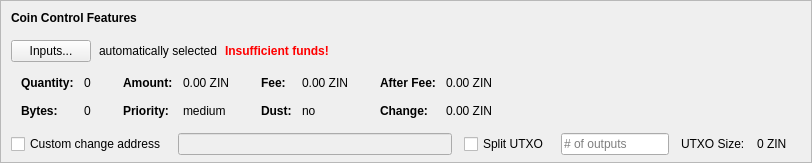
    <widget class="QFrame" name="frameCoinControl">
     <property name="sizePolicy">
      <sizepolicy hsizetype="Expanding" vsizetype="Expanding">
       <horstretch>0</horstretch>
       <verstretch>0</verstretch>
      </sizepolicy>
     </property>
     <property name="maximumSize">
      <size>
       <width>16777215</width>
       <height>16777215</height>
      </size>
     </property>
     <property name="frameShape">
      <enum>QFrame::StyledPanel</enum>
     </property>
     <property name="frameShadow">
      <enum>QFrame::Sunken</enum>
     </property>
     <layout class="QVBoxLayout" name="verticalLayoutCoinControl2">
      <property name="spacing">
       <number>0</number>
      </property>
      <property name="leftMargin">
       <number>0</number>
      </property>
      <property name="topMargin">
       <number>0</number>
      </property>
      <property name="rightMargin">
       <number>0</number>
      </property>
      <property name="bottomMargin">
       <number>6</number>
      </property>
      <item>
       <layout class="QVBoxLayout" name="verticalLayoutCoinControl" stretch="0,0,0,0,1">
        <property name="spacing">
         <number>0</number>
        </property>
        <property name="leftMargin">
         <number>10</number>
        </property>
        <property name="topMargin">
         <number>10</number>
        </property>
        <item>
         <layout class="QHBoxLayout" name="horizontalLayoutCoinControl1">
          <property name="bottomMargin">
           <number>15</number>
          </property>
          <item>
           <widget class="QLabel" name="labelCoinControlFeatures">
            <property name="sizePolicy">
             <sizepolicy hsizetype="Preferred" vsizetype="Maximum">
              <horstretch>0</horstretch>
              <verstretch>0</verstretch>
             </sizepolicy>
            </property>
            <property name="font">
             <font>
              <weight>75</weight>
              <bold>true</bold>
             </font>
            </property>
            <property name="styleSheet">
             <string notr="true">font-weight:bold;</string>
            </property>
            <property name="text">
             <string>Coin Control Features</string>
            </property>
           </widget>
          </item>
         </layout>
        </item>
        <item>
         <layout class="QHBoxLayout" name="horizontalLayoutCoinControl2" stretch="0,0,0,0">
          <property name="spacing">
           <number>8</number>
          </property>
          <property name="bottomMargin">
           <number>10</number>
          </property>
          <item>
           <widget class="QPushButton" name="pushButtonCoinControl">
            <property name="styleSheet">
             <string notr="true"/>
            </property>
            <property name="text">
             <string>Inputs...</string>
            </property>
            <property name="autoDefault">
             <bool>false</bool>
            </property>
           </widget>
          </item>
          <item>
           <widget class="QLabel" name="labelCoinControlAutomaticallySelected">
            <property name="text">
             <string>automatically selected</string>
            </property>
            <property name="margin">
             <number>5</number>
            </property>
           </widget>
          </item>
          <item>
           <widget class="QLabel" name="labelCoinControlInsuffFunds">
            <property name="font">
             <font>
              <weight>75</weight>
              <bold>true</bold>
             </font>
            </property>
            <property name="styleSheet">
             <string notr="true">color:red;font-weight:bold;</string>
            </property>
            <property name="text">
             <string>Insufficient funds!</string>
            </property>
            <property name="margin">
             <number>5</number>
            </property>
           </widget>
          </item>
          <item>
           <spacer name="horizontalSpacerCoinControl">
            <property name="orientation">
             <enum>Qt::Horizontal</enum>
            </property>
            <property name="sizeHint" stdset="0">
             <size>
              <width>40</width>
              <height>1</height>
             </size>
            </property>
           </spacer>
          </item>
         </layout>
        </item>
        <item>
         <widget class="QWidget" name="widgetCoinControl" native="true">
          <property name="sizePolicy">
           <sizepolicy hsizetype="Preferred" vsizetype="Preferred">
            <horstretch>0</horstretch>
            <verstretch>0</verstretch>
           </sizepolicy>
          </property>
          <property name="minimumSize">
           <size>
            <width>0</width>
            <height>0</height>
           </size>
          </property>
          <property name="styleSheet">
           <string notr="true"/>
          </property>
          <layout class="QHBoxLayout" name="horizontalLayoutCoinControl5">
           <property name="leftMargin">
            <number>0</number>
           </property>
           <property name="topMargin">
            <number>0</number>
           </property>
           <property name="rightMargin">
            <number>0</number>
           </property>
           <property name="bottomMargin">
            <number>0</number>
           </property>
           <item>
            <layout class="QHBoxLayout" name="horizontalLayoutCoinControl3" stretch="0,0,0,1">
             <property name="spacing">
              <number>20</number>
             </property>
             <property name="topMargin">
              <number>0</number>
             </property>
             <property name="bottomMargin">
              <number>10</number>
             </property>
             <item>
              <layout class="QFormLayout" name="formLayoutCoinControl1">
               <property name="horizontalSpacing">
                <number>10</number>
               </property>
               <property name="verticalSpacing">
                <number>14</number>
               </property>
               <property name="leftMargin">
                <number>10</number>
               </property>
               <property name="topMargin">
                <number>4</number>
               </property>
               <property name="rightMargin">
                <number>6</number>
               </property>
               <item row="0" column="0">
                <widget class="QLabel" name="labelCoinControlQuantityText">
                 <property name="font">
                  <font>
                   <weight>75</weight>
                   <bold>true</bold>
                  </font>
                 </property>
                 <property name="text">
                  <string>Quantity:</string>
                 </property>
                 <property name="margin">
                  <number>0</number>
                 </property>
                </widget>
               </item>
               <item row="0" column="1">
                <widget class="QLabel" name="labelCoinControlQuantity">
                 <property name="cursor">
                  <cursorShape>IBeamCursor</cursorShape>
                 </property>
                 <property name="contextMenuPolicy">
                  <enum>Qt::ActionsContextMenu</enum>
                 </property>
                 <property name="text">
                  <string notr="true">0</string>
                 </property>
                 <property name="margin">
                  <number>0</number>
                 </property>
                 <property name="textInteractionFlags">
                  <set>Qt::LinksAccessibleByMouse|Qt::TextSelectableByKeyboard|Qt::TextSelectableByMouse</set>
                 </property>
                </widget>
               </item>
               <item row="1" column="0">
                <widget class="QLabel" name="labelCoinControlBytesText">
                 <property name="font">
                  <font>
                   <weight>75</weight>
                   <bold>true</bold>
                  </font>
                 </property>
                 <property name="text">
                  <string>Bytes:</string>
                 </property>
                </widget>
               </item>
               <item row="1" column="1">
                <widget class="QLabel" name="labelCoinControlBytes">
                 <property name="cursor">
                  <cursorShape>IBeamCursor</cursorShape>
                 </property>
                 <property name="contextMenuPolicy">
                  <enum>Qt::ActionsContextMenu</enum>
                 </property>
                 <property name="text">
                  <string notr="true">0</string>
                 </property>
                 <property name="textInteractionFlags">
                  <set>Qt::LinksAccessibleByMouse|Qt::TextSelectableByKeyboard|Qt::TextSelectableByMouse</set>
                 </property>
                </widget>
               </item>
              </layout>
             </item>
             <item>
              <layout class="QFormLayout" name="formLayoutCoinControl2">
               <property name="horizontalSpacing">
                <number>10</number>
               </property>
               <property name="verticalSpacing">
                <number>14</number>
               </property>
               <property name="leftMargin">
                <number>6</number>
               </property>
               <property name="topMargin">
                <number>4</number>
               </property>
               <property name="rightMargin">
                <number>6</number>
               </property>
               <item row="0" column="0">
                <widget class="QLabel" name="labelCoinControlAmountText">
                 <property name="font">
                  <font>
                   <weight>75</weight>
                   <bold>true</bold>
                  </font>
                 </property>
                 <property name="text">
                  <string>Amount:</string>
                 </property>
                 <property name="margin">
                  <number>0</number>
                 </property>
                </widget>
               </item>
               <item row="0" column="1">
                <widget class="QLabel" name="labelCoinControlAmount">
                 <property name="cursor">
                  <cursorShape>IBeamCursor</cursorShape>
                 </property>
                 <property name="contextMenuPolicy">
                  <enum>Qt::ActionsContextMenu</enum>
                 </property>
                 <property name="text">
                  <string notr="true">0.00 ZIN</string>
                 </property>
                 <property name="textInteractionFlags">
                  <set>Qt::LinksAccessibleByMouse|Qt::TextSelectableByKeyboard|Qt::TextSelectableByMouse</set>
                 </property>
                </widget>
               </item>
               <item row="1" column="0">
                <widget class="QLabel" name="labelCoinControlPriorityText">
                 <property name="font">
                  <font>
                   <weight>75</weight>
                   <bold>true</bold>
                  </font>
                 </property>
                 <property name="text">
                  <string>Priority:</string>
                 </property>
                </widget>
               </item>
               <item row="1" column="1">
                <widget class="QLabel" name="labelCoinControlPriority">
                 <property name="cursor">
                  <cursorShape>IBeamCursor</cursorShape>
                 </property>
                 <property name="contextMenuPolicy">
                  <enum>Qt::ActionsContextMenu</enum>
                 </property>
                 <property name="text">
                  <string>medium</string>
                 </property>
                 <property name="textInteractionFlags">
                  <set>Qt::LinksAccessibleByMouse|Qt::TextSelectableByKeyboard|Qt::TextSelectableByMouse</set>
                 </property>
                </widget>
               </item>
              </layout>
             </item>
             <item>
              <layout class="QFormLayout" name="formLayoutCoinControl3">
               <property name="horizontalSpacing">
                <number>10</number>
               </property>
               <property name="verticalSpacing">
                <number>14</number>
               </property>
               <property name="leftMargin">
                <number>6</number>
               </property>
               <property name="topMargin">
                <number>4</number>
               </property>
               <property name="rightMargin">
                <number>6</number>
               </property>
               <item row="0" column="0">
                <widget class="QLabel" name="labelCoinControlFeeText">
                 <property name="font">
                  <font>
                   <weight>75</weight>
                   <bold>true</bold>
                  </font>
                 </property>
                 <property name="text">
                  <string>Fee:</string>
                 </property>
                 <property name="margin">
                  <number>0</number>
                 </property>
                </widget>
               </item>
               <item row="0" column="1">
                <widget class="QLabel" name="labelCoinControlFee">
                 <property name="cursor">
                  <cursorShape>IBeamCursor</cursorShape>
                 </property>
                 <property name="contextMenuPolicy">
                  <enum>Qt::ActionsContextMenu</enum>
                 </property>
                 <property name="text">
                  <string notr="true">0.00 ZIN</string>
                 </property>
                 <property name="textInteractionFlags">
                  <set>Qt::LinksAccessibleByMouse|Qt::TextSelectableByKeyboard|Qt::TextSelectableByMouse</set>
                 </property>
                </widget>
               </item>
               <item row="1" column="0">
                <widget class="QLabel" name="labelCoinControlLowOutputText">
                 <property name="font">
                  <font>
                   <weight>75</weight>
                   <bold>true</bold>
                  </font>
                 </property>
                 <property name="text">
                  <string>Dust:</string>
                 </property>
                </widget>
               </item>
               <item row="1" column="1">
                <widget class="QLabel" name="labelCoinControlLowOutput">
                 <property name="cursor">
                  <cursorShape>IBeamCursor</cursorShape>
                 </property>
                 <property name="contextMenuPolicy">
                  <enum>Qt::ActionsContextMenu</enum>
                 </property>
                 <property name="text">
                  <string>no</string>
                 </property>
                 <property name="textInteractionFlags">
                  <set>Qt::LinksAccessibleByMouse|Qt::TextSelectableByKeyboard|Qt::TextSelectableByMouse</set>
                 </property>
                </widget>
               </item>
              </layout>
             </item>
             <item>
              <layout class="QFormLayout" name="formLayoutCoinControl4">
               <property name="horizontalSpacing">
                <number>10</number>
               </property>
               <property name="verticalSpacing">
                <number>14</number>
               </property>
               <property name="leftMargin">
                <number>6</number>
               </property>
               <property name="topMargin">
                <number>4</number>
               </property>
               <property name="rightMargin">
                <number>6</number>
               </property>
               <item row="0" column="0">
                <widget class="QLabel" name="labelCoinControlAfterFeeText">
                 <property name="font">
                  <font>
                   <weight>75</weight>
                   <bold>true</bold>
                  </font>
                 </property>
                 <property name="text">
                  <string>After Fee:</string>
                 </property>
                 <property name="margin">
                  <number>0</number>
                 </property>
                </widget>
               </item>
               <item row="0" column="1">
                <widget class="QLabel" name="labelCoinControlAfterFee">
                 <property name="cursor">
                  <cursorShape>IBeamCursor</cursorShape>
                 </property>
                 <property name="contextMenuPolicy">
                  <enum>Qt::ActionsContextMenu</enum>
                 </property>
                 <property name="text">
                  <string notr="true">0.00 ZIN</string>
                 </property>
                 <property name="textInteractionFlags">
                  <set>Qt::LinksAccessibleByMouse|Qt::TextSelectableByKeyboard|Qt::TextSelectableByMouse</set>
                 </property>
                </widget>
               </item>
               <item row="1" column="0">
                <widget class="QLabel" name="labelCoinControlChangeText">
                 <property name="font">
                  <font>
                   <weight>75</weight>
                   <bold>true</bold>
                  </font>
                 </property>
                 <property name="text">
                  <string>Change:</string>
                 </property>
                </widget>
               </item>
               <item row="1" column="1">
                <widget class="QLabel" name="labelCoinControlChange">
                 <property name="cursor">
                  <cursorShape>IBeamCursor</cursorShape>
                 </property>
                 <property name="contextMenuPolicy">
                  <enum>Qt::ActionsContextMenu</enum>
                 </property>
                 <property name="text">
                  <string notr="true">0.00 ZIN</string>
                 </property>
                 <property name="textInteractionFlags">
                  <set>Qt::LinksAccessibleByMouse|Qt::TextSelectableByKeyboard|Qt::TextSelectableByMouse</set>
                 </property>
                </widget>
               </item>
              </layout>
             </item>
            </layout>
           </item>
          </layout>
         </widget>
        </item>
        <item>
         <layout class="QHBoxLayout" name="horizontalLayoutCoinControl4" stretch="0,0,0,0,0,0,0">
          <property name="spacing">
           <number>12</number>
          </property>
          <property name="sizeConstraint">
           <enum>QLayout::SetDefaultConstraint</enum>
          </property>
          <property name="topMargin">
           <number>5</number>
          </property>
          <property name="rightMargin">
           <number>5</number>
          </property>
          <item>
           <widget class="QCheckBox" name="checkBoxCoinControlChange">
            <property name="toolTip">
             <string>If this is activated, but the change address is empty or invalid, change will be sent to a newly generated address.</string>
            </property>
            <property name="text">
             <string>Custom change address</string>
            </property>
           </widget>
          </item>
          <item>
           <widget class="QValidatedLineEdit" name="lineEditCoinControlChange">
            <property name="enabled">
             <bool>false</bool>
            </property>
            <property name="sizePolicy">
             <sizepolicy hsizetype="Expanding" vsizetype="Fixed">
              <horstretch>0</horstretch>
              <verstretch>0</verstretch>
             </sizepolicy>
            </property>
           </widget>
          </item>
          <item>
           <widget class="QCheckBox" name="splitBlockCheckBox">
            <property name="text">
             <string>Split UTXO</string>
            </property>
           </widget>
          </item>
          <item>
           <widget class="QLineEdit" name="splitBlockLineEdit">
            <property name="sizePolicy">
             <sizepolicy hsizetype="Fixed" vsizetype="Fixed">
              <horstretch>50</horstretch>
              <verstretch>0</verstretch>
             </sizepolicy>
            </property>
            <property name="placeholderText">
             <string># of outputs</string>
            </property>
           </widget>
          </item>
          <item>
           <widget class="QLabel" name="labelBlockSizeText">
            <property name="text">
             <string>UTXO Size:</string>
            </property>
           </widget>
          </item>
          <item>
           <widget class="QLabel" name="labelBlockSize">
            <property name="text">
             <string>0 ZIN</string>
            </property>
           </widget>
          </item>
          <item>
           <widget class="QLabel" name="labelCoinControlChangeLabel">
            <property name="sizePolicy">
             <sizepolicy hsizetype="Preferred" vsizetype="Expanding">
              <horstretch>0</horstretch>
              <verstretch>0</verstretch>
             </sizepolicy>
            </property>
            <property name="minimumSize">
             <size>
              <width>0</width>
              <height>0</height>
             </size>
            </property>
            <property name="text">
             <string/>
            </property>
            <property name="margin">
             <number>3</number>
            </property>
           </widget>
          </item>
         </layout>
        </item>
        <item>
         <spacer name="verticalSpacerCoinControl">
          <property name="orientation">
           <enum>Qt::Vertical</enum>
          </property>
          <property name="sizeHint" stdset="0">
           <size>
            <width>800</width>
            <height>1</height>
           </size>
          </property>
         </spacer>
        </item>
       </layout>
      </item>
     </layout>
    </widget>
